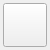
<?xml version="1.0" encoding="UTF-8"?>
<ui version="4.0">
 <class>DeleteCell</class>
 <widget class="QWidget" name="DeleteCell">
  <property name="geometry">
   <rect>
    <x>0</x>
    <y>0</y>
    <width>50</width>
    <height>50</height>
   </rect>
  </property>
  <property name="sizePolicy">
   <sizepolicy hsizetype="Minimum" vsizetype="Preferred">
    <horstretch>0</horstretch>
    <verstretch>0</verstretch>
   </sizepolicy>
  </property>
  <property name="minimumSize">
   <size>
    <width>50</width>
    <height>50</height>
   </size>
  </property>
  <property name="maximumSize">
   <size>
    <width>16777215</width>
    <height>16777215</height>
   </size>
  </property>
  <property name="windowTitle">
   <string>Form</string>
  </property>
  <layout class="QHBoxLayout" name="horizontalLayout">
   <property name="spacing">
    <number>2</number>
   </property>
   <property name="leftMargin">
    <number>3</number>
   </property>
   <property name="topMargin">
    <number>3</number>
   </property>
   <property name="rightMargin">
    <number>3</number>
   </property>
   <property name="bottomMargin">
    <number>3</number>
   </property>
   <item>
    <widget class="QPushButton" name="deleteBtn">
     <property name="maximumSize">
      <size>
       <width>50</width>
       <height>50</height>
      </size>
     </property>
     <property name="text">
      <string/>
     </property>
     <property name="icon">
      <iconset theme="del.png">
       <normaloff>.</normaloff>.</iconset>
     </property>
    </widget>
   </item>
  </layout>
 </widget>
 <resources/>
 <connections/>
</ui>
